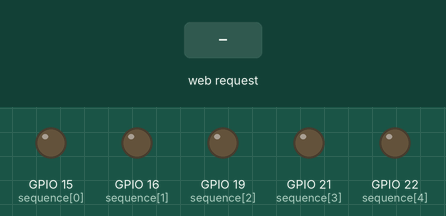
A sketch run on a simulated ESP32. On the bench: output pins drawn as LEDs (lit = HIGH). Inputs (shaded band) come from the test bench. WiFi joins after 1.5 s; servers stay silent unless stated; what the sketch prints to the serial monitor is not drawn.

Above: at 3.2 s.
3.3 s: HTTP request GET /LED=32415 received
At 3.45 s:
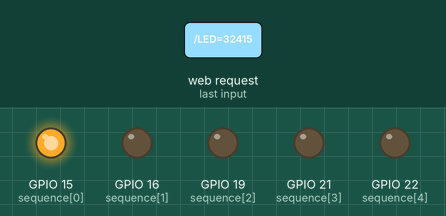
6.3 s: HTTP request GET /LED=ALL received
At 7.0 s:
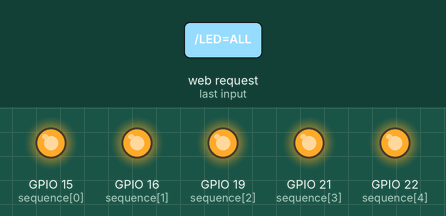
7.8 s: HTTP request GET /LED=12345 received
At 8.25 s:
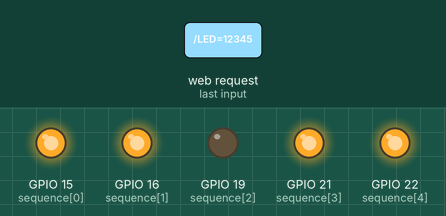
Timing chart, 0 to 10.8 s (numbered marks = the images above; inputs shaded):
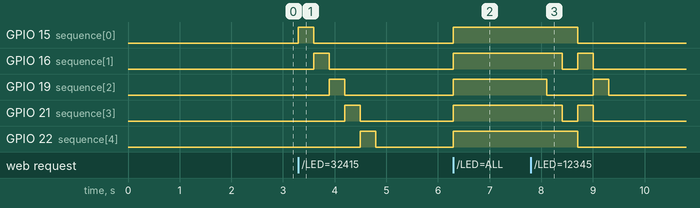

Measured:
- after the input at 3.3 s, GPIO 15 (sequence[0]): LOW → HIGH at once, → LOW 0.30 s later; GPIO 16 (sequence[1]): LOW → HIGH after 0.30 s, → LOW 0.30 s later
- after the input at 6.3 s, GPIO 15 (sequence[0]), GPIO 16 (sequence[1]), GPIO 19 (sequence[2]), GPIO 21 (sequence[3]), GPIO 22 (sequence[4]): LOW → HIGH at once
- after the input at 7.8 s, GPIO 15 (sequence[0]), GPIO 22 (sequence[4]): HIGH → LOW after 0.90 s; GPIO 16 (sequence[1]), GPIO 21 (sequence[3]): HIGH → LOW after 0.60 s, → HIGH 0.30 s later, → LOW 0.30 s later; GPIO 19 (sequence[2]): HIGH → LOW after 0.30 s, → HIGH 0.90 s later, → LOW 0.30 s later

The sketch:

INTEG_5leds.ino
```cpp
#include <WiFi.h>
#include <WebServer.h>

const char* ssid = "KSMJ";
const char* password = "07212005";

WebServer server(80);
const int ledpins[] = {15, 16, 19, 21, 22};
bool allOn = false;

void setupWiFi() {
    WiFi.begin(ssid, password);
    Serial.print("Connecting to WiFi");
    while (WiFi.status() != WL_CONNECTED) {
        delay(1000);
        Serial.print(".");
    }
    Serial.println("\nConnected to WiFi");
    Serial.print("IP Address: ");
    Serial.println(WiFi.localIP());
}

void setupLEDs() {
    for (int pin :ledpins) {
        pinMode(pin, OUTPUT);
        digitalWrite(pin, LOW);
    }
}

void toggleAllLEDs() {
    allOn = !allOn;
    for (int pin : ledpins) {
        digitalWrite(pin, allOn ? HIGH : LOW);
    }
}

void playSequence(const int sequence[], int length) {
    for (int i = 0; i < length; i++) {
        digitalWrite(sequence[i], HIGH);
        delay(300);
        digitalWrite(sequence[i], LOW);
    }
}

void ledPatternOne() {
    digitalWrite(19, HIGH);
    delay(300);
    digitalWrite(19, LOW);
}

void ledPatternTwo() {
    digitalWrite(16, HIGH);
    digitalWrite(21, HIGH);
    delay(300);
    digitalWrite(16, LOW);
    digitalWrite(21, LOW);
}

void ledPatternThree() {
    digitalWrite(15, HIGH);
    digitalWrite(22, HIGH);
    delay(300);
    digitalWrite(15, LOW);
    digitalWrite(22, LOW);
}

void clearLEDs() {
    for (int pin : ledpins) {
        digitalWrite(pin, LOW);
    }
    delay(100);
}

void handleRoot() {
    String html = "<!DOCTYPE html><html><head><title>ESP32 LED Control</title>";
    html += "<meta name=\"viewport\" content=\"width=device-width, initial-scale=1.0\"></head><body>";
    html += "<div style=\"text-align: center; margin-top: 50px;\">";
    html += "<h1>ESP32 LED Control</h1>";
    html += "<p><a href='/LED=ALL'><button>All On</button></a></p>";
    html += "<p><a href='/LED=32415'><button>Individualy</button></a></p>";
    html += "<p><a href='/LED=12345'><button>32415</button></a></p>";
    html += "</div></body></html>";
    server.send(200, "text/html", html);
}

void handleLED() {
    String request = server.uri();

    if (request.indexOf("/LED=ALL") != -1) {
        Serial.println("Toggle All LEDs");
        toggleAllLEDs();
    } else if (request.indexOf("/LED=32415") != -1) {
        Serial.println("Sequence 32415");
        int sequence[] = {15, 16, 19, 21, 22};
        playSequence(sequence, 5);
    } else if (request.indexOf("/LED=12345") != -1) {
        Serial.println("Sequence 12345");
        ledPatternOne();
        ledPatternTwo();
        ledPatternThree();
        ledPatternTwo();
        ledPatternOne();
        clearLEDs();
    }

    server.sendHeader("Location", "/");
    server.send(303);
}

void setup() {
    Serial.begin(115200);
    setupLEDs();
    setupWiFi();

    server.on("/", handleRoot);
    server.on("/LED=ALL", handleLED);
    server.on("/LED=32415", handleLED);
    server.on("/LED=12345", handleLED);

    server.begin();
}

void loop() {
    server.handleClient();
}
```
